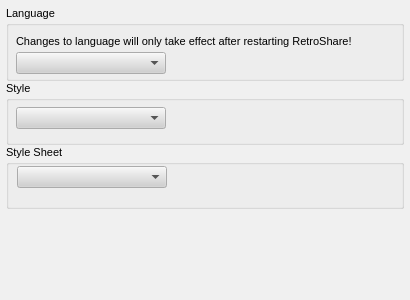
<ui version="4.0" >
 <class>AppearanceDialog</class>
 <widget class="QWidget" name="AppearanceDialog" >
  <property name="geometry" >
   <rect>
    <x>0</x>
    <y>0</y>
    <width>410</width>
    <height>300</height>
   </rect>
  </property>
  <property name="palette" >
   <palette>
    <active>
     <colorrole role="WindowText" >
      <brush brushstyle="SolidPattern" >
       <color alpha="255" >
        <red>0</red>
        <green>0</green>
        <blue>0</blue>
       </color>
      </brush>
     </colorrole>
     <colorrole role="Button" >
      <brush brushstyle="SolidPattern" >
       <color alpha="255" >
        <red>208</red>
        <green>208</green>
        <blue>208</blue>
       </color>
      </brush>
     </colorrole>
     <colorrole role="Light" >
      <brush brushstyle="SolidPattern" >
       <color alpha="255" >
        <red>255</red>
        <green>255</green>
        <blue>255</blue>
       </color>
      </brush>
     </colorrole>
     <colorrole role="Midlight" >
      <brush brushstyle="SolidPattern" >
       <color alpha="255" >
        <red>247</red>
        <green>247</green>
        <blue>247</blue>
       </color>
      </brush>
     </colorrole>
     <colorrole role="Dark" >
      <brush brushstyle="SolidPattern" >
       <color alpha="255" >
        <red>104</red>
        <green>104</green>
        <blue>104</blue>
       </color>
      </brush>
     </colorrole>
     <colorrole role="Mid" >
      <brush brushstyle="SolidPattern" >
       <color alpha="255" >
        <red>139</red>
        <green>139</green>
        <blue>139</blue>
       </color>
      </brush>
     </colorrole>
     <colorrole role="Text" >
      <brush brushstyle="SolidPattern" >
       <color alpha="255" >
        <red>0</red>
        <green>0</green>
        <blue>0</blue>
       </color>
      </brush>
     </colorrole>
     <colorrole role="BrightText" >
      <brush brushstyle="SolidPattern" >
       <color alpha="255" >
        <red>255</red>
        <green>255</green>
        <blue>255</blue>
       </color>
      </brush>
     </colorrole>
     <colorrole role="ButtonText" >
      <brush brushstyle="SolidPattern" >
       <color alpha="255" >
        <red>0</red>
        <green>0</green>
        <blue>0</blue>
       </color>
      </brush>
     </colorrole>
     <colorrole role="Base" >
      <brush brushstyle="SolidPattern" >
       <color alpha="255" >
        <red>255</red>
        <green>255</green>
        <blue>255</blue>
       </color>
      </brush>
     </colorrole>
     <colorrole role="Window" >
      <brush brushstyle="SolidPattern" >
       <color alpha="255" >
        <red>240</red>
        <green>240</green>
        <blue>240</blue>
       </color>
      </brush>
     </colorrole>
     <colorrole role="Shadow" >
      <brush brushstyle="SolidPattern" >
       <color alpha="255" >
        <red>0</red>
        <green>0</green>
        <blue>0</blue>
       </color>
      </brush>
     </colorrole>
     <colorrole role="Highlight" >
      <brush brushstyle="SolidPattern" >
       <color alpha="255" >
        <red>0</red>
        <green>0</green>
        <blue>128</blue>
       </color>
      </brush>
     </colorrole>
     <colorrole role="HighlightedText" >
      <brush brushstyle="SolidPattern" >
       <color alpha="255" >
        <red>255</red>
        <green>255</green>
        <blue>255</blue>
       </color>
      </brush>
     </colorrole>
     <colorrole role="Link" >
      <brush brushstyle="SolidPattern" >
       <color alpha="255" >
        <red>0</red>
        <green>0</green>
        <blue>255</blue>
       </color>
      </brush>
     </colorrole>
     <colorrole role="LinkVisited" >
      <brush brushstyle="SolidPattern" >
       <color alpha="255" >
        <red>255</red>
        <green>0</green>
        <blue>255</blue>
       </color>
      </brush>
     </colorrole>
     <colorrole role="AlternateBase" >
      <brush brushstyle="SolidPattern" >
       <color alpha="255" >
        <red>231</red>
        <green>231</green>
        <blue>231</blue>
       </color>
      </brush>
     </colorrole>
    </active>
    <inactive>
     <colorrole role="WindowText" >
      <brush brushstyle="SolidPattern" >
       <color alpha="255" >
        <red>0</red>
        <green>0</green>
        <blue>0</blue>
       </color>
      </brush>
     </colorrole>
     <colorrole role="Button" >
      <brush brushstyle="SolidPattern" >
       <color alpha="255" >
        <red>208</red>
        <green>208</green>
        <blue>208</blue>
       </color>
      </brush>
     </colorrole>
     <colorrole role="Light" >
      <brush brushstyle="SolidPattern" >
       <color alpha="255" >
        <red>255</red>
        <green>255</green>
        <blue>255</blue>
       </color>
      </brush>
     </colorrole>
     <colorrole role="Midlight" >
      <brush brushstyle="SolidPattern" >
       <color alpha="255" >
        <red>247</red>
        <green>247</green>
        <blue>247</blue>
       </color>
      </brush>
     </colorrole>
     <colorrole role="Dark" >
      <brush brushstyle="SolidPattern" >
       <color alpha="255" >
        <red>104</red>
        <green>104</green>
        <blue>104</blue>
       </color>
      </brush>
     </colorrole>
     <colorrole role="Mid" >
      <brush brushstyle="SolidPattern" >
       <color alpha="255" >
        <red>139</red>
        <green>139</green>
        <blue>139</blue>
       </color>
      </brush>
     </colorrole>
     <colorrole role="Text" >
      <brush brushstyle="SolidPattern" >
       <color alpha="255" >
        <red>0</red>
        <green>0</green>
        <blue>0</blue>
       </color>
      </brush>
     </colorrole>
     <colorrole role="BrightText" >
      <brush brushstyle="SolidPattern" >
       <color alpha="255" >
        <red>255</red>
        <green>255</green>
        <blue>255</blue>
       </color>
      </brush>
     </colorrole>
     <colorrole role="ButtonText" >
      <brush brushstyle="SolidPattern" >
       <color alpha="255" >
        <red>0</red>
        <green>0</green>
        <blue>0</blue>
       </color>
      </brush>
     </colorrole>
     <colorrole role="Base" >
      <brush brushstyle="SolidPattern" >
       <color alpha="255" >
        <red>255</red>
        <green>255</green>
        <blue>255</blue>
       </color>
      </brush>
     </colorrole>
     <colorrole role="Window" >
      <brush brushstyle="SolidPattern" >
       <color alpha="255" >
        <red>240</red>
        <green>240</green>
        <blue>240</blue>
       </color>
      </brush>
     </colorrole>
     <colorrole role="Shadow" >
      <brush brushstyle="SolidPattern" >
       <color alpha="255" >
        <red>0</red>
        <green>0</green>
        <blue>0</blue>
       </color>
      </brush>
     </colorrole>
     <colorrole role="Highlight" >
      <brush brushstyle="SolidPattern" >
       <color alpha="255" >
        <red>192</red>
        <green>192</green>
        <blue>192</blue>
       </color>
      </brush>
     </colorrole>
     <colorrole role="HighlightedText" >
      <brush brushstyle="SolidPattern" >
       <color alpha="255" >
        <red>0</red>
        <green>0</green>
        <blue>0</blue>
       </color>
      </brush>
     </colorrole>
     <colorrole role="Link" >
      <brush brushstyle="SolidPattern" >
       <color alpha="255" >
        <red>0</red>
        <green>0</green>
        <blue>255</blue>
       </color>
      </brush>
     </colorrole>
     <colorrole role="LinkVisited" >
      <brush brushstyle="SolidPattern" >
       <color alpha="255" >
        <red>255</red>
        <green>0</green>
        <blue>255</blue>
       </color>
      </brush>
     </colorrole>
     <colorrole role="AlternateBase" >
      <brush brushstyle="SolidPattern" >
       <color alpha="255" >
        <red>231</red>
        <green>231</green>
        <blue>231</blue>
       </color>
      </brush>
     </colorrole>
    </inactive>
    <disabled>
     <colorrole role="WindowText" >
      <brush brushstyle="SolidPattern" >
       <color alpha="255" >
        <red>104</red>
        <green>104</green>
        <blue>104</blue>
       </color>
      </brush>
     </colorrole>
     <colorrole role="Button" >
      <brush brushstyle="SolidPattern" >
       <color alpha="255" >
        <red>208</red>
        <green>208</green>
        <blue>208</blue>
       </color>
      </brush>
     </colorrole>
     <colorrole role="Light" >
      <brush brushstyle="SolidPattern" >
       <color alpha="255" >
        <red>255</red>
        <green>255</green>
        <blue>255</blue>
       </color>
      </brush>
     </colorrole>
     <colorrole role="Midlight" >
      <brush brushstyle="SolidPattern" >
       <color alpha="255" >
        <red>247</red>
        <green>247</green>
        <blue>247</blue>
       </color>
      </brush>
     </colorrole>
     <colorrole role="Dark" >
      <brush brushstyle="SolidPattern" >
       <color alpha="255" >
        <red>104</red>
        <green>104</green>
        <blue>104</blue>
       </color>
      </brush>
     </colorrole>
     <colorrole role="Mid" >
      <brush brushstyle="SolidPattern" >
       <color alpha="255" >
        <red>139</red>
        <green>139</green>
        <blue>139</blue>
       </color>
      </brush>
     </colorrole>
     <colorrole role="Text" >
      <brush brushstyle="SolidPattern" >
       <color alpha="255" >
        <red>104</red>
        <green>104</green>
        <blue>104</blue>
       </color>
      </brush>
     </colorrole>
     <colorrole role="BrightText" >
      <brush brushstyle="SolidPattern" >
       <color alpha="255" >
        <red>255</red>
        <green>255</green>
        <blue>255</blue>
       </color>
      </brush>
     </colorrole>
     <colorrole role="ButtonText" >
      <brush brushstyle="SolidPattern" >
       <color alpha="255" >
        <red>104</red>
        <green>104</green>
        <blue>104</blue>
       </color>
      </brush>
     </colorrole>
     <colorrole role="Base" >
      <brush brushstyle="SolidPattern" >
       <color alpha="255" >
        <red>240</red>
        <green>240</green>
        <blue>240</blue>
       </color>
      </brush>
     </colorrole>
     <colorrole role="Window" >
      <brush brushstyle="SolidPattern" >
       <color alpha="255" >
        <red>240</red>
        <green>240</green>
        <blue>240</blue>
       </color>
      </brush>
     </colorrole>
     <colorrole role="Shadow" >
      <brush brushstyle="SolidPattern" >
       <color alpha="255" >
        <red>0</red>
        <green>0</green>
        <blue>0</blue>
       </color>
      </brush>
     </colorrole>
     <colorrole role="Highlight" >
      <brush brushstyle="SolidPattern" >
       <color alpha="255" >
        <red>0</red>
        <green>0</green>
        <blue>128</blue>
       </color>
      </brush>
     </colorrole>
     <colorrole role="HighlightedText" >
      <brush brushstyle="SolidPattern" >
       <color alpha="255" >
        <red>255</red>
        <green>255</green>
        <blue>255</blue>
       </color>
      </brush>
     </colorrole>
     <colorrole role="Link" >
      <brush brushstyle="SolidPattern" >
       <color alpha="255" >
        <red>0</red>
        <green>0</green>
        <blue>255</blue>
       </color>
      </brush>
     </colorrole>
     <colorrole role="LinkVisited" >
      <brush brushstyle="SolidPattern" >
       <color alpha="255" >
        <red>255</red>
        <green>0</green>
        <blue>255</blue>
       </color>
      </brush>
     </colorrole>
     <colorrole role="AlternateBase" >
      <brush brushstyle="SolidPattern" >
       <color alpha="255" >
        <red>231</red>
        <green>231</green>
        <blue>231</blue>
       </color>
      </brush>
     </colorrole>
    </disabled>
   </palette>
  </property>
  <property name="font" >
   <font>
    <family>Arial</family>
    <pointsize>8</pointsize>
    <weight>50</weight>
    <italic>false</italic>
    <bold>false</bold>
    <underline>false</underline>
    <strikeout>false</strikeout>
   </font>
  </property>
  <property name="contextMenuPolicy" >
   <enum>Qt::NoContextMenu</enum>
  </property>
  <layout class="QGridLayout" >
   <property name="leftMargin" >
    <number>6</number>
   </property>
   <property name="topMargin" >
    <number>6</number>
   </property>
   <property name="rightMargin" >
    <number>6</number>
   </property>
   <property name="bottomMargin" >
    <number>6</number>
   </property>
   <property name="horizontalSpacing" >
    <number>0</number>
   </property>
   <property name="verticalSpacing" >
    <number>0</number>
   </property>
   <item row="0" column="0" >
    <widget class="QGroupBox" name="grpLanguage" >
     <property name="minimumSize" >
      <size>
       <width>0</width>
       <height>75</height>
      </size>
     </property>
     <property name="contextMenuPolicy" >
      <enum>Qt::NoContextMenu</enum>
     </property>
     <property name="title" >
      <string>Language</string>
     </property>
     <widget class="QWidget" name="layoutWidget_2" >
      <property name="geometry" >
       <rect>
        <x>10</x>
        <y>44</y>
        <width>341</width>
        <height>26</height>
       </rect>
      </property>
      <layout class="QGridLayout" >
       <property name="leftMargin" >
        <number>0</number>
       </property>
       <property name="topMargin" >
        <number>0</number>
       </property>
       <property name="rightMargin" >
        <number>0</number>
       </property>
       <property name="bottomMargin" >
        <number>0</number>
       </property>
       <property name="horizontalSpacing" >
        <number>6</number>
       </property>
       <property name="verticalSpacing" >
        <number>6</number>
       </property>
       <item row="0" column="1" >
        <spacer>
         <property name="orientation" >
          <enum>Qt::Horizontal</enum>
         </property>
         <property name="sizeHint" >
          <size>
           <width>300</width>
           <height>16</height>
          </size>
         </property>
        </spacer>
       </item>
       <item row="0" column="0" >
        <widget class="QComboBox" name="cmboLanguage" >
         <property name="minimumSize" >
          <size>
           <width>150</width>
           <height>0</height>
          </size>
         </property>
         <property name="contextMenuPolicy" >
          <enum>Qt::NoContextMenu</enum>
         </property>
         <property name="toolTip" >
          <string>&lt;html>&lt;head>&lt;meta name="qrichtext" content="1" />&lt;style type="text/css">
p, li { white-space: pre-wrap; }
&lt;/style>&lt;/head>&lt;body style=" font-family:'Arial'; font-size:10pt; font-weight:400; font-style:normal; text-decoration:none;">
&lt;p style=" margin-top:0px; margin-bottom:0px; margin-left:0px; margin-right:0px; -qt-block-indent:0; text-indent:0px;">Choose the language used in RetroShare&lt;/p>&lt;/body>&lt;/html></string>
         </property>
         <property name="editable" >
          <bool>false</bool>
         </property>
         <property name="iconSize" >
          <size>
           <width>24</width>
           <height>16</height>
          </size>
         </property>
        </widget>
       </item>
      </layout>
     </widget>
     <widget class="QLabel" name="label" >
      <property name="geometry" >
       <rect>
        <x>10</x>
        <y>27</y>
        <width>591</width>
        <height>17</height>
       </rect>
      </property>
      <property name="contextMenuPolicy" >
       <enum>Qt::NoContextMenu</enum>
      </property>
      <property name="text" >
       <string>&lt;html>&lt;head>&lt;meta name="qrichtext" content="1" />&lt;/head>&lt;body style=" white-space: pre-wrap; font-family:Arial; font-size:8pt; font-weight:400; font-style:normal; text-decoration:none;">&lt;p style=" margin-top:0px; margin-bottom:0px; margin-left:0px; margin-right:0px; -qt-block-indent:0; text-indent:0px;">Changes to language will only take effect after restarting RetroShare!&lt;/p>&lt;/body>&lt;/html></string>
      </property>
     </widget>
    </widget>
   </item>
   <item row="1" column="0" >
    <widget class="QGroupBox" name="grpStyle" >
     <property name="minimumSize" >
      <size>
       <width>0</width>
       <height>64</height>
      </size>
     </property>
     <property name="contextMenuPolicy" >
      <enum>Qt::NoContextMenu</enum>
     </property>
     <property name="toolTip" >
      <string/>
     </property>
     <property name="title" >
      <string>Style</string>
     </property>
     <widget class="QWidget" name="layoutWidget" >
      <property name="geometry" >
       <rect>
        <x>10</x>
        <y>24</y>
        <width>341</width>
        <height>26</height>
       </rect>
      </property>
      <layout class="QGridLayout" >
       <property name="leftMargin" >
        <number>0</number>
       </property>
       <property name="topMargin" >
        <number>0</number>
       </property>
       <property name="rightMargin" >
        <number>0</number>
       </property>
       <property name="bottomMargin" >
        <number>0</number>
       </property>
       <property name="horizontalSpacing" >
        <number>6</number>
       </property>
       <property name="verticalSpacing" >
        <number>6</number>
       </property>
       <item row="0" column="0" >
        <widget class="QComboBox" name="cmboStyle" >
         <property name="minimumSize" >
          <size>
           <width>150</width>
           <height>0</height>
          </size>
         </property>
         <property name="contextMenuPolicy" >
          <enum>Qt::NoContextMenu</enum>
         </property>
         <property name="toolTip" >
          <string>&lt;html>&lt;head>&lt;meta name="qrichtext" content="1" />&lt;style type="text/css">
p, li { white-space: pre-wrap; }
&lt;/style>&lt;/head>&lt;body style=" font-family:'Arial'; font-size:10pt; font-weight:400; font-style:normal; text-decoration:none;">
&lt;p style=" margin-top:0px; margin-bottom:0px; margin-left:0px; margin-right:0px; -qt-block-indent:0; text-indent:0px;">Choose RetroShare's interface style&lt;/p>&lt;/body>&lt;/html></string>
         </property>
         <property name="editable" >
          <bool>false</bool>
         </property>
        </widget>
       </item>
       <item row="0" column="1" >
        <spacer>
         <property name="orientation" >
          <enum>Qt::Horizontal</enum>
         </property>
         <property name="sizeHint" >
          <size>
           <width>40</width>
           <height>20</height>
          </size>
         </property>
        </spacer>
       </item>
      </layout>
     </widget>
    </widget>
   </item>
   <item row="2" column="0" >
    <widget class="QGroupBox" name="groupBox" >
     <property name="minimumSize" >
      <size>
       <width>0</width>
       <height>64</height>
      </size>
     </property>
     <property name="title" >
      <string>Style Sheet</string>
     </property>
     <widget class="QWidget" name="layoutWidget_3" >
      <property name="geometry" >
       <rect>
        <x>11</x>
        <y>20</y>
        <width>341</width>
        <height>25</height>
       </rect>
      </property>
      <layout class="QGridLayout" >
       <property name="leftMargin" >
        <number>0</number>
       </property>
       <property name="topMargin" >
        <number>0</number>
       </property>
       <property name="rightMargin" >
        <number>0</number>
       </property>
       <property name="bottomMargin" >
        <number>0</number>
       </property>
       <property name="horizontalSpacing" >
        <number>6</number>
       </property>
       <property name="verticalSpacing" >
        <number>6</number>
       </property>
       <item row="0" column="1" >
        <spacer>
         <property name="orientation" >
          <enum>Qt::Horizontal</enum>
         </property>
         <property name="sizeHint" >
          <size>
           <width>181</width>
           <height>20</height>
          </size>
         </property>
        </spacer>
       </item>
       <item row="0" column="0" >
        <widget class="QComboBox" name="styleSheetCombo" >
         <property name="minimumSize" >
          <size>
           <width>150</width>
           <height>0</height>
          </size>
         </property>
        </widget>
       </item>
      </layout>
     </widget>
    </widget>
   </item>
   <item row="3" column="0" >
    <spacer>
     <property name="orientation" >
      <enum>Qt::Vertical</enum>
     </property>
     <property name="sizeHint" >
      <size>
       <width>361</width>
       <height>61</height>
      </size>
     </property>
    </spacer>
   </item>
  </layout>
 </widget>
 <resources>
  <include location="../images.qrc" />
 </resources>
 <connections/>
</ui>
